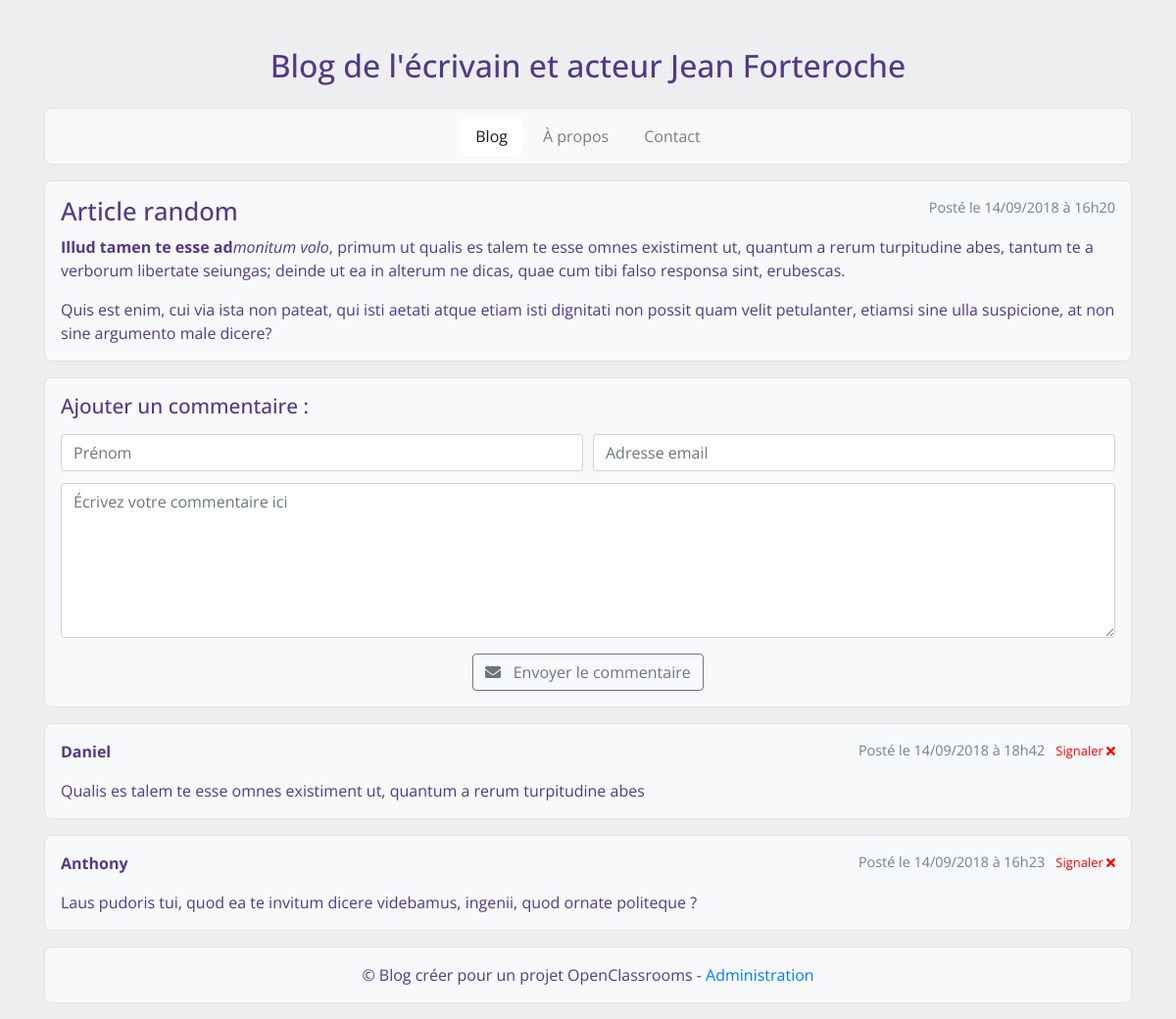
The app's page /index.php?page=post&id=12 with its own data.
### tables this page shows
CREATE TABLE `blog` (
  `id` int(11) NOT NULL,
  `categorie` tinyint(4) NOT NULL,
  `title` varchar(255) NOT NULL,
  `post` text NOT NULL,
  `post_date` datetime NOT NULL
);

CREATE TABLE `comment` (
  `id` int(11) NOT NULL,
  `post_id` int(11) NOT NULL,
  `mail` varchar(255) NOT NULL,
  `author` varchar(255) NOT NULL,
  `comment` text NOT NULL,
  `comment_date` datetime NOT NULL,
  `report` int(11) NOT NULL
);

### controllers/frontend.php (called while the page is built, shortened)
<?php
require_once('models/PostManager.php');
function showPost($postId, $status = '')
{
	$postManager = new \OpenClassrooms\Projet4\Blog\PostManager();
	$post = $postManager->getPost($postId);
	$comments = $postManager->getComments($postId);
	require('views/frontend/postView.php');
}

### models/Manager.php (called while the page is built, shortened)
<?php
abstract class Manager
{
	final protected function dbConnect()
	{
		$db = new \PDO('mysql:host=localhost;dbname=projet4;charset=utf8', 'root', '');
		return $db;
	}
}

### models/PostManager.php (called while the page is built, shortened)
<?php
require_once("models/Manager.php");
class PostManager extends Manager
{
	private $_db;
	public function __construct()
	{
		$this->_db = $this->dbConnect();
	}
	public function getPost($postId)
	{
		$req = $this->_db->prepare('SELECT id, title, post, DATE_FORMAT(post_date, \'%d/%m/%Y à %Hh%i\') AS creation_date_fr FROM blog WHERE id = ?');
		$req->execute(array($postId));
		$post = $req->fetch();
		return $post;
	}
	public function getComments($postId)
	{
		$comments = $this->_db->prepare('SELECT id, author, comment, DATE_FORMAT(comment_date, \'%d/%m/%Y à %Hh%i\') AS comment_date_fr FROM comment WHERE post_id = ? ORDER BY comment_date DESC');
		$comments->execute(array($postId));
		return $comments;
	}
}

### views/frontend/postView.php (the view, shortened to what this page needs)
<article class="col-md-12">
	<div>
		<span class="datepost float-right">
			Posté le
			<?= $post['creation_date_fr'] ?>
		</span>
		<h2>
			<?= htmlspecialchars($post['title']) ?>
		</h2>
		<?= htmlspecialchars_decode($post['post']) ?>
	</div>
	<div>
		<h3>Ajouter un commentaire :</h3>
		<form class="formcomment text-center" action="index.php?action=addComment&amp;id=<?= $post['id'] ?>" method="post">
			<div class="form-row">
				<div class="col">
					<input type="text" class="form-control" placeholder="Prénom" id="author" name="author">
				</div>
				<div class="col">
					<input type="text" class="form-control" placeholder="Adresse email" id="mail" name="mail">
				</div>
			</div>
			<div class="form-group">
				<textarea class="form-control" placeholder="Écrivez votre commentaire ici" rows="6" id="comment" name="comment"></textarea>
			</div>
			<button class="btn btn-outline-secondary" type="submit">
				<i class="fas fa-envelope"></i> &nbsp; Envoyer le commentaire
			</button>
		</form>
	</div>
	<?php
	while ($comment = $comments->fetch()) {
		?>
	<div id="<?= $comment['id'] ?>">
		<span class="datepost float-right">
			Posté le
			<?= $comment['comment_date_fr'] ?> &nbsp;
			<a href="index.php?action=report&amp;post=<?= $post['id'] ?>&amp;id=<?= $comment['id'] ?>" class="spam">
				Signaler <i class="fa fa-times"></i>
			</a>
		</span>
		<p>
			<strong>
				<?= htmlspecialchars($comment['author']) ?>
			</strong>
		</p>
		<p>
			<?= nl2br(htmlspecialchars($comment['comment'])) ?>
		</p>
	</div>
	<?php
	} ?>
</article>
<?php require('template.php');

### public/css/style.css (style rules this page uses)
body { font-family: 'Open Sans', sans-serif; margin-top: 48px; color: #533985; background: #edeef0; }
h2 { font-size: 1.6em; }
h3 { font-size: 1.3em; padding-bottom: 8px; }
nav, section > article > div, section > aside > div, footer { background-color: #f8f9fa; margin-bottom: 16px; padding: 1em 1em 0 1em; border: 1px solid #e2e2e4; -webkit-border-radius: 8px; -moz-border-radius: 8px; border-radius: 8px; }
.datepost { font-weight: none; color: slategrey; font-size: 0.9em; }
.formcomment > div:first-child { padding-bottom: 12px; }
.formcomment > button { margin-bottom: 16px; }
.spam { font-size: 0.9em; color: red; }

### records on screen
blog: title "Article random", post "Illud tamen te esse ad monitum volo , primum ut qualis es talem te esse omnes existiment ut, quantum a rerum turpitudine abes, tantum te a verborum libertate seiungas; deinde ut ea in alterum ne dicas, quae cum tibi falso responsa sint, erubescas. Quis est enim, cui via ista non pateat, qui isti aetati atque etiam isti dignitati non possit quam velit petulanter, etiamsi sine ulla suspicione, at non sine argumento male dicere?"
comment: comment_date_fr "14/09/2018 à 18h42", author "Daniel", comment "Qualis es talem te esse omnes existiment ut, quantum a rerum turpitudine abes"
comment: comment_date_fr "14/09/2018 à 16h23", author "Anthony", comment "Laus pudoris tui, quod ea te invitum dicere videbamus, ingenii, quod ornate politeque ?"

### other values on screen
$TITLEND "Blog de l'écrivain et acteur Jean Forteroche"
$post['creation_date_fr'] "14/09/2018 à 16h20"
